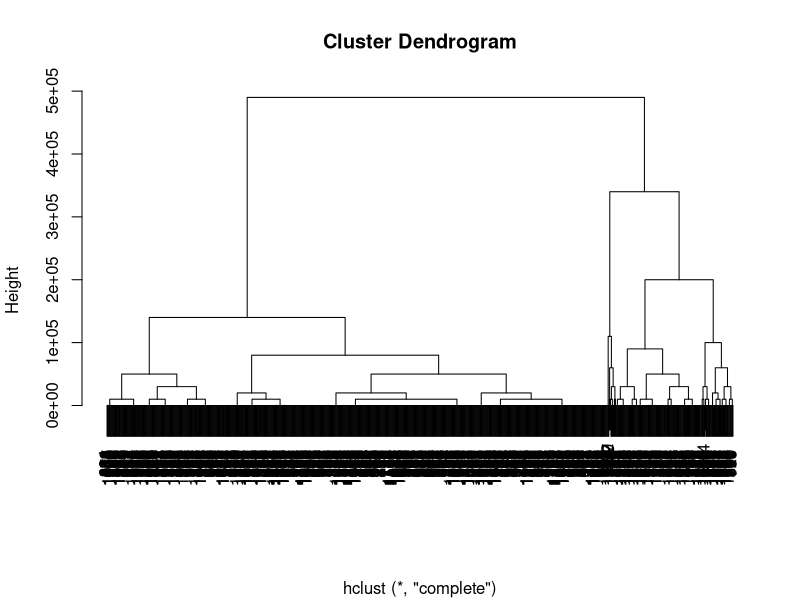
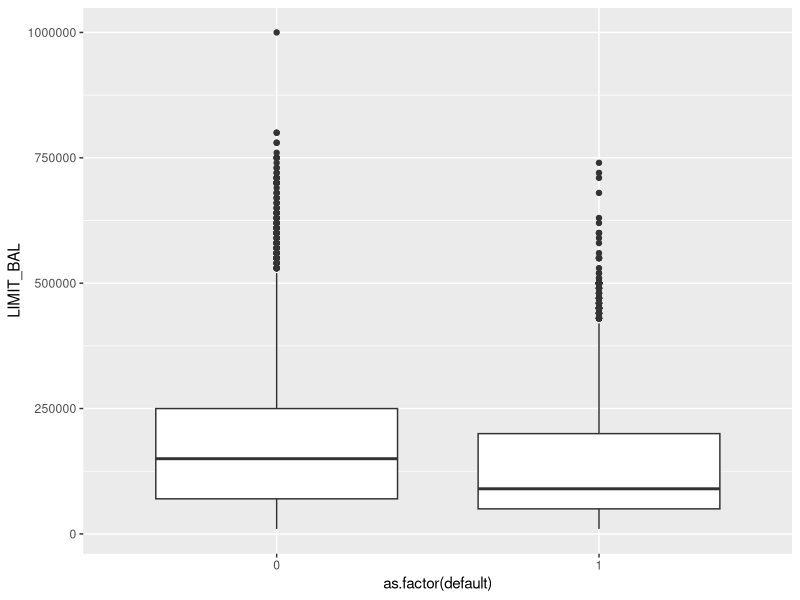

These figures' R source, in order:
library(tidyverse)
library(dplyr)
library(readxl)
library(stats)

creditData <- read_excel("default of credit card clients.xlsx",col_names=TRUE)
creditData<-rename(creditData,default=`default payment next month`)
creditData
view(creditData)
creditData$default<-as.factor(creditData$default)
creditData2<-filter(creditData,AGE==25)
creditData2
knitr::kable(data.frame(summary(select(creditData,LIMIT_BAL,SEX,EDUCATION,MARRIAGE,AGE))))

g <- ggplot(creditData)
hierClust <- hclust(dist(data.frame(creditData2$LIMIT_BAL, creditData2$EDUCATION)))
plot(hierClust, xlab = "")



  g + geom_boxplot(aes(x=as.factor(default),y=LIMIT_BAL))
  
  #g + geom_histogram(aes(x=as.numeric(LIMIT_BAL)))

  
  